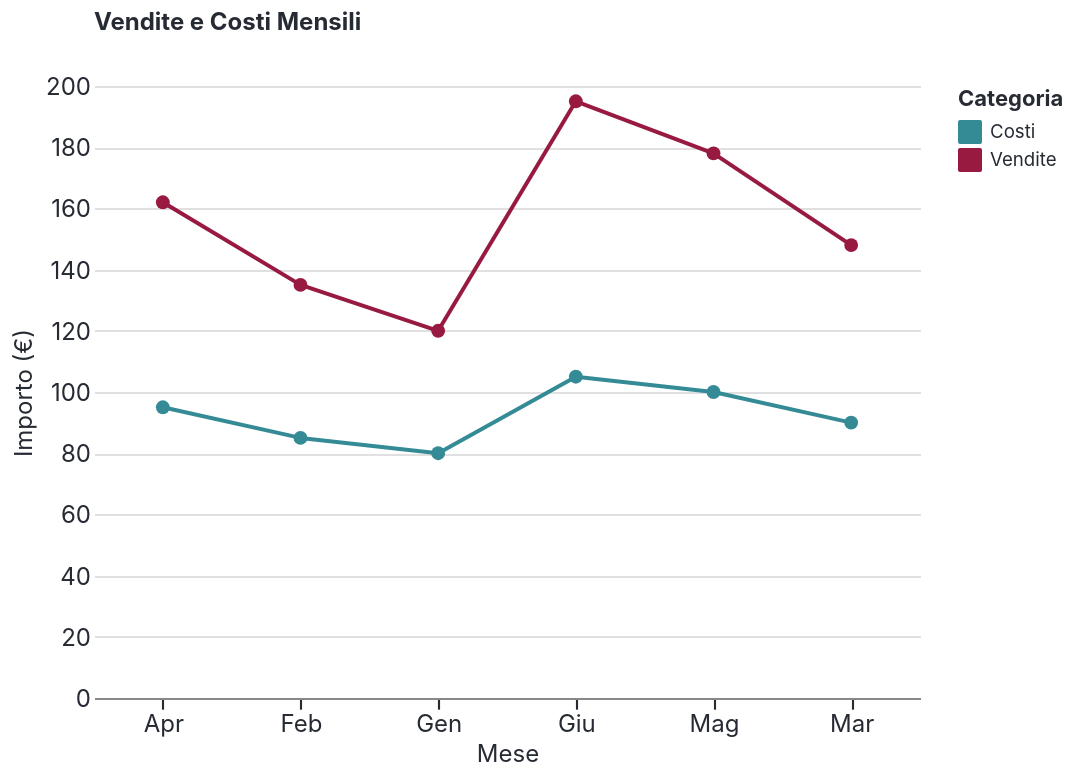

This figure's notebook cell:
### Code cell
import altair as alt
import pandas as pd

# Abilita il tema (semplice!)
mbs.enable_altair_theme()

# Dati di esempio
data = pd.DataFrame({
    'Mese': ['Gen', 'Feb', 'Mar', 'Apr', 'Mag', 'Giu'],
    'Vendite': [120, 135, 148, 162, 178, 195],
    'Costi': [80, 85, 90, 95, 100, 105]
})

# Reshape per Altair
data_long = data.melt('Mese', var_name='Tipo', value_name='Valore')

# Crea il grafico
chart = alt.Chart(data_long).mark_line(point=True).encode(
    x=alt.X('Mese:N', title='Mese'),
    y=alt.Y('Valore:Q', title='Importo (€)'),
    color=alt.Color('Tipo:N', title='Categoria'),
    tooltip=['Mese', 'Tipo', 'Valore']
).properties(
    title='Vendite e Costi Mensili',
    width=413,
    height=306,
)
# Salva
html_path = OUT / 'altair_new_api.html'
chart.save(str(html_path))
print(f"✅ Salvato HTML: {html_path}")

# Salva PNG (se vl-convert è installato)
try:
    png_path = OUT / 'altair_new_api.png'
    chart.save(str(png_path), scale_factor=2)
    print(f"✅ Salvato PNG: {png_path}")
    from IPython.display import Image, display
    display(Image(filename=str(png_path)))
except Exception as e:
    print(f"⚠️  PNG export fallito: {e}")
    print("Installa vl-convert-python per esportare PNG")

# Display inline
chart

### Figure 1 — Vega-Lite specification as saved in the notebook (floating-point values rounded to 4 significant figures)
{"config": {"background": "#ffffff", "font": "Inter, sans-serif", "mark": {"color": "#348b96"}, "title": {"color": "#262A33", "anchor": "start", "dy": -15, "fontSize": 12.0, "font": "Inter, sans-serif", "fontWeight": "700", "frame": "group"}, "axis": {"labelColor": "#262A33", "labelFontSize": 12.0, "labelFont": "Inter, sans-serif", "labelFontWeight": "400", "titleColor": "#262A33", "titleFontSize": 12.0, "titleFont": "Inter, sans-serif", "titleFontWeight": "400", "grid": true, "gridColor": "#e0e0e0", "labelAngle": 0, "domainWidth": 1.067, "labelPadding": 2, "tickWidth": 1.067}, "axisX": {"grid": false, "ticks": true, "tickSize": 5.333, "tickWidth": 1.067, "tickColor": "#262A33", "domainWidth": 1.067}, "axisY": {"grid": true, "gridWidth": 1.067, "gridColor": "#e0e0e0", "ticks": false, "tickSize": 0, "domain": false}, "legend": {"labelFontSize": 9.333, "padding": 1, "symbolType": "square", "labelFont": "Inter, sans-serif", "titleFont": "Inter, sans-serif"}, "style": {"guide-label": {"font": "Inter, sans-serif", "fill": "#262A33"}, "guide-title": {"font": "Inter, sans-serif", "fill": "#262A33"}}, "range": {"category": ["#348b96", "#981a40", "#534e93", "#a0a369", "#d5aa00", "#7b7284", "#d67335"], "diverging": ["#348b96", "#5ea09c", "#8bb4a6", "#b5c7b5", "#dcdbcb", "#fff1e6", "#ebc7bc", "#d89d97", "#c47375", "#af4958", "#981a40"], "ordinal": ["#a4f8ff", "#8ee2ed", "#77cbd7", "#61b5c0", "#4ba0ab", "#348b96", "#187681", "#00626d", "#004f59", "#003c46", "#002a34"], "ramp": ["#a4f8ff", "#8ee2ed", "#77cbd7", "#61b5c0", "#4ba0ab", "#348b96", "#187681", "#00626d", "#004f59", "#003c46", "#002a34"], "heatmap": ["#a4f8ff", "#8ee2ed", "#77cbd7", "#61b5c0", "#4ba0ab", "#348b96", "#187681", "#00626d", "#004f59", "#003c46", "#002a34"], "teal": ["#a4f8ff", "#8ee2ed", "#77cbd7", "#61b5c0", "#4ba0ab", "#348b96", "#187681", "#00626d", "#004f59", "#003c46", "#002a34"], "burgundy": ["#e5647e", "#d55671", "#c54864", "#b63a58", "#a72b4b", "#981a40", "#880134", "#790029", "#6b001e", "#5c0013", "#4d0009"], "neutral": ["#ffffff", "#f5f5f5", "#e0e0e0", "#ccc2d6", "#b7adc1", "#a299ac", "#8e8597", "#7b7284", "#5b566b", "#4f4b5f", "#443f53"], "purple": ["#9694df", "#8885cf", "#7a77c0", "#6d69b1", "#5f5ba1", "#534e93", "#464084", "#3a3375", "#2f2667", "#241959", "#1a0a4b"], "olive": ["#e5ecC5", "#d6ddb1", "#c8ce9d", "#bcc08a", "#aeb177", "#a0a369", "#939761", "#858852", "#777a43", "#6a6c34", "#5d5f26"], "gold": ["#fff865", "#ffe952", "#ffd93f", "#f9ca2d", "#e8ba1a", "#d5aa00", "#b29700", "#a08700", "#8e7800", "#7c6900", "#6b5a00"], "rust": ["#ffc78a", "#ffb579", "#ffa468", "#fa9357", "#e88346", "#d67335", "#c46221", "#b25205", "#a04200", "#8f3200", "#7e2100"]}, "point": {"filled": true, "size": 48.07}, "line": {"strokeWidth": 2.0, "strokeCap": "round", "strokeJoin": "round"}, "view": {"stroke": "transparent", "continuousWidth": 413.3, "continuousHeight": 306.7, "discreteWidth": 413.3, "discreteHeight": 306.7}}, "data": {"name": "data-1d7c7c51c7a96519fe46e3ecf11ec166"}, "mark": {"type": "line", "point": true}, "encoding": {"color": {"field": "Tipo", "title": "Categoria", "type": "nominal"}, "tooltip": [{"field": "Mese", "type": "nominal"}, {"field": "Tipo", "type": "nominal"}, {"field": "Valore", "type": "quantitative"}], "x": {"field": "Mese", "title": "Mese", "type": "nominal"}, "y": {"field": "Valore", "title": "Importo (€)", "type": "quantitative"}}, "height": 306, "title": "Vendite e Costi Mensili", "width": 413, "$schema": "https://vega.github.io/schema/vega-lite/v5.20.1.json", "datasets": {"data-1d7c7c51c7a96519fe46e3ecf11ec166": [{"Mese": "Gen", "Tipo": "Vendite", "Valore": 120}, {"Mese": "Feb", "Tipo": "Vendite", "Valore": 135}, {"Mese": "Mar", "Tipo": "Vendite", "Valore": 148}, {"Mese": "Apr", "Tipo": "Vendite", "Valore": 162}, {"Mese": "Mag", "Tipo": "Vendite", "Valore": 178}, {"Mese": "Giu", "Tipo": "Vendite", "Valore": 195}, {"Mese": "Gen", "Tipo": "Costi", "Valore": 80}, {"Mese": "Feb", "Tipo": "Costi", "Valore": 85}, {"Mese": "Mar", "Tipo": "Costi", "Valore": 90}, {"Mese": "Apr", "Tipo": "Costi", "Valore": 95}, {"Mese": "Mag", "Tipo": "Costi", "Valore": 100}, {"Mese": "Giu", "Tipo": "Costi", "Valore": 105}]}}
